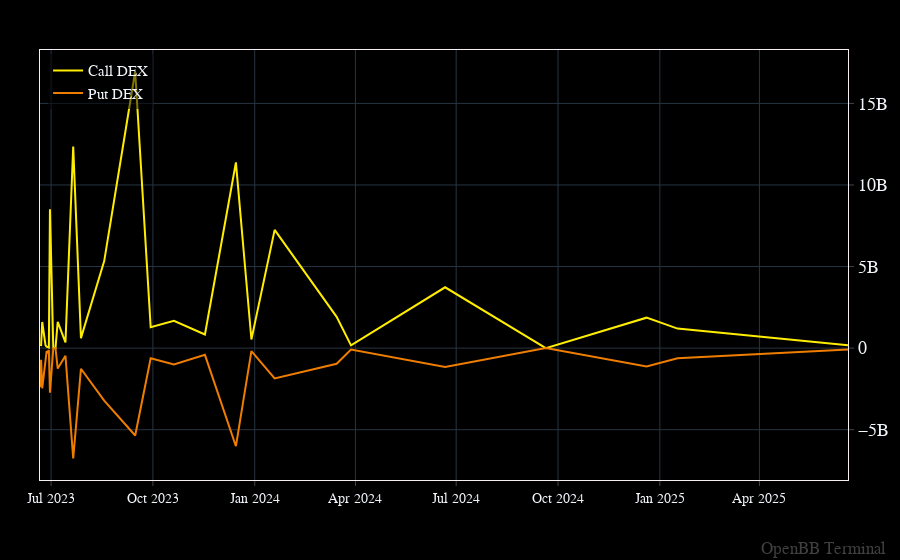

This figure's notebook cell:
### Markdown cell above
Delta exposure can easily be calculated by multiplying the delta value in the chains data by (OI * 100 * share price)

### Code cell
df = ticker.chains[["expiration", "dte", "strike", "optionType", "openInterest", "delta"]]
df["Delta Exposure"] = df["delta"] * df["openInterest"] * (100) * ticker.last_price
dex = pd.DataFrame()
dex["Call DEX"] = df.query("`optionType` == 'call'").set_index(["expiration","strike"])[["Delta Exposure"]]
dex["Put DEX"] = df.query("`optionType` == 'put'").set_index(["expiration","strike"])[["Delta Exposure"]]

# By expiration date

dex_by_expiry = dex.reset_index().groupby("expiration")[["Call DEX", "Put DEX"]].sum()

openbb.forecast.plot(dex_by_expiry, dex_by_expiry.columns.to_list())

### Figure 1 — Plotly figure (JSON) as saved in the notebook; plotly's stock layout.template omitted (floating-point values rounded to 4 significant figures)
{"data": [{"hovertemplate": "%{y}<extra></extra>", "name": "Call DEX", "type": "scatter", "x": ["2023-06-21", "2023-06-22", "2023-06-23", "2023-06-26", "2023-06-27", "2023-06-28", "2023-06-29", "2023-06-30", "2023-07-03", "2023-07-05", "2023-07-07", "2023-07-14", "2023-07-21", "2023-07-28", "2023-08-18", "2023-09-15", "2023-09-29", "2023-10-20", "2023-11-17", "2023-12-15", "2023-12-29", "2024-01-19", "2024-03-15", "2024-03-28", "2024-06-21", "2024-09-20", "2024-12-20", "2025-01-17", "2025-06-20"], "y": [191300000.0, 179600000.0, 1604000000.0, 166000000.0, 92600000.0, 50120000.0, 37860000.0, 8516000000.0, 27850000.0, 0, 1609000000.0, 348393144, 12360000000.0, 614100000.0, 5333000000.0, 16960000000.0, 1286000000.0, 1673000000.0, 833400000.0, 11380000000.0, 529600000.0, 7248000000.0, 1917000000.0, 168100000.0, 3729000000.0, 0, 1867000000.0, 1196000000.0, 169100000.0]}, {"hovertemplate": "%{y}<extra></extra>", "name": "Put DEX", "type": "scatter", "x": ["2023-06-21", "2023-06-22", "2023-06-23", "2023-06-26", "2023-06-27", "2023-06-28", "2023-06-29", "2023-06-30", "2023-07-03", "2023-07-05", "2023-07-07", "2023-07-14", "2023-07-21", "2023-07-28", "2023-08-18", "2023-09-15", "2023-09-29", "2023-10-20", "2023-11-17", "2023-12-15", "2023-12-29", "2024-01-19", "2024-03-15", "2024-03-28", "2024-06-21", "2024-09-20", "2024-12-20", "2025-01-17", "2025-06-20"], "y": [-2399000000.0, -709000000.0, -2463000000.0, -620100000.0, -186200000.0, -257700000.0, -115300000.0, -2728000000.0, -18110000.0, 0, -1256000000.0, -468900000.0, -6766000000.0, -1264000000.0, -3224000000.0, -5357000000.0, -626600000.0, -998500000.0, -411000000.0, -6012000000.0, -189400000.0, -1863000000.0, -961700000.0, -84940000.0, -1161000000.0, 0, -1121000000.0, -620100000.0, -85810000.0]}], "layout": {"annotations": [{"font": {"color": "gray", "size": 17}, "opacity": 0.5, "showarrow": false, "text": "OpenBB Terminal", "x": 1, "xanchor": "right", "xref": "paper", "xshift": 40, "y": 0, "yanchor": "bottom", "yref": "paper", "yshift": -80}], "bargap": 0, "bargroupgap": 0, "barmode": "overlay", "legend": {"orientation": "v"}, "margin": {"b": 80, "l": 40, "r": 50, "t": 50}}}
